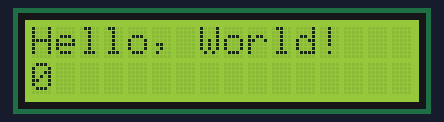
Simulated run of this sketch. Board: Arduino Uno, built with avr-gcc and run on an emulated ATmega328P. On the bench: 16×2 character LCD.

Above: at 0.1 s.
At 4.2 s:
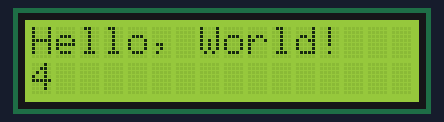
At 9.3 s:
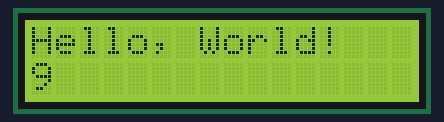
At 19.4 s:
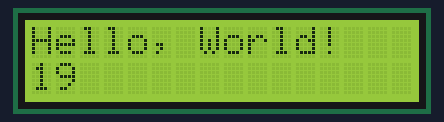
At 28.6 s:
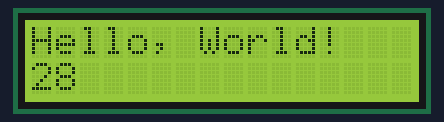
At 38.7 s:
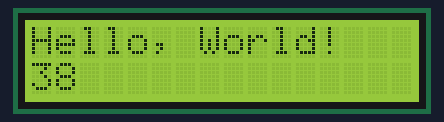

The sketch:

i2c_LCD_node.ino
```cpp
#include <LiquidCrystal_I2C.h>

// set columnas y filas
int lcdColumns = 16;
int lcdRows = 2;

//Armar el objeto lcd
LiquidCrystal_I2C lcd(0x27, lcdColumns, lcdRows);

void setup(){
  // initialize LCD
  lcd.begin();
  // turn on LCD backlight
  lcd.backlight();
}

void loop(){
  // set cursor to first column, first row
  lcd.setCursor(0, 0);
  // print message
  lcd.print("Hello, World!");

  // clears the display to print new message
  //lcd.clear();
  // set cursor to first column, second row
  lcd.setCursor(0,1);
  lcd.print(millis()/1000);
  delay(1000);
  //lcd.clear();
}
```

Measured:
- what the display in image 1 shows lasts 1.1 s, from 4.1 s to 5.2 s
